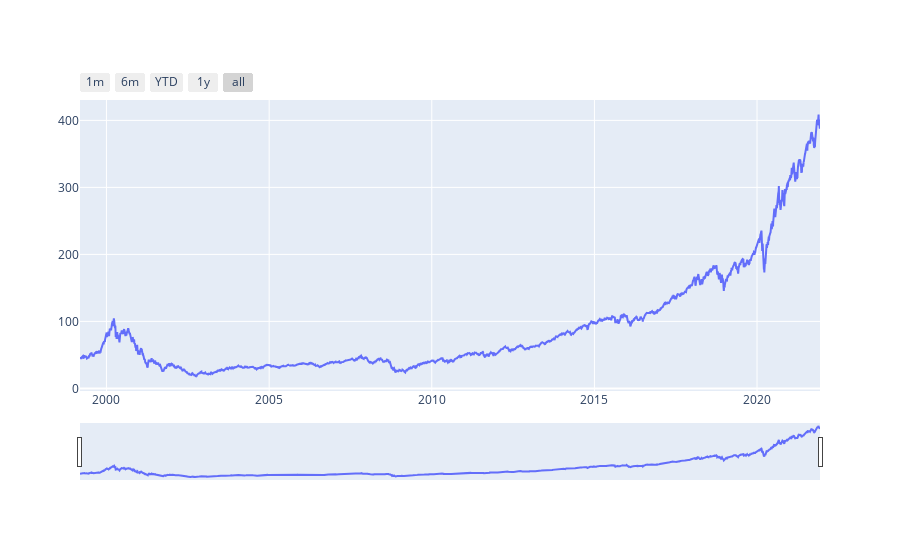

This figure's notebook cell:
### Code cell
#Creating a Line chart using Plotly Graph_objects with Range slider and button
#A line chart is highly used for time series analysis, for viewing the stock trend over a time period.

import plotly
import plotly.graph_objects as go
import pandas as pd
    
fig = go.Figure([go.Scatter(x=df['Date'], y=df['High'])])
fig.update_xaxes(
    rangeslider_visible=True,
    rangeselector=dict(
        buttons=list([
            dict(count=1, label="1m", step="month",                                        
                 stepmode="backward"),
            dict(count=6, label="6m", step="month",  
                 stepmode="backward"),
            dict(count=1, label="YTD", step="year", 
                 stepmode="todate"),
            dict(count=1, label="1y", step="year", 
                 stepmode="backward"),
            dict(step="all")
        ])
    )
)
fig.show()

### Figure 1 — Plotly figure (JSON) as saved in the notebook; plotly's stock layout.template omitted (floating-point values rounded to 4 significant figures; data arrays with more than 128 entries replaced by an {"elided": "..."} marker saying what was removed)
{"data": [{"type": "scatter", "x": {"elided": "5727 str values"}, "y": {"elided": "5727 float values"}}], "layout": {"xaxis": {"rangeselector": {"buttons": [{"count": 1, "label": "1m", "step": "month", "stepmode": "backward"}, {"count": 6, "label": "6m", "step": "month", "stepmode": "backward"}, {"count": 1, "label": "YTD", "step": "year", "stepmode": "todate"}, {"count": 1, "label": "1y", "step": "year", "stepmode": "backward"}, {"step": "all"}]}, "rangeslider": {"visible": true}}}}
